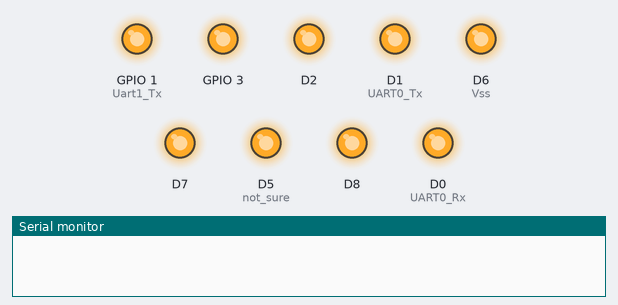
The sketch below on a simulated ESP8266 (NodeMCU). Parts: output pins drawn as LEDs (lit = HIGH), the last lines printed to the serial monitor.

Above: at 0.5 s.
At 3.5 s:
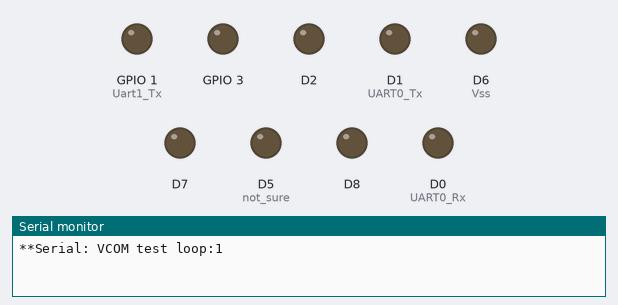
Timing chart, 0 to 4.6 s (numbered marks = the images above):
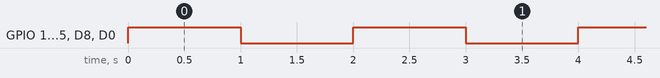

The sketch:

GPIO_NVT_Test.ino
```cpp
void setup() {
  // put your setup code here, to run once:
  //pinMode(LED_BUILTIN, OUTPUT);

  pinMode(D0, OUTPUT);//UART0_Rx
  pinMode(D1, OUTPUT);//UART0_Tx
  pinMode(D2, OUTPUT);//
  //pinMode(D3, OUTPUT);//3.6V or 1V
  //pinMode(D4, OUTPUT);//not sure
  //pinMode(D5, OUTPUT);//not sure
  //pinMode(D6, OUTPUT);//Vss
  pinMode(D7, OUTPUT);
  pinMode(D8, OUTPUT);
  pinMode(D9, OUTPUT);
  pinMode(D10, OUTPUT);//Uart1_Tx
  //pinMode(D11, OUTPUT);//I2C_SDA, pull up
  pinMode(D12, OUTPUT);
  pinMode(D13, OUTPUT);//Uart1_Rx
  //pinMode(D14, OUTPUT);//?
  //pinMode(D15, OUTPUT);//?
  //pinMode(D16, OUTPUT);//?
  //pinMode(D17, OUTPUT);//?
  //pinMode(D18, OUTPUT);//?
  //pinMode(D19, OUTPUT);//?


  Serial.begin(9600);//VCOM
}

int kk=0;
void loop() {
  // put your main code here, to run repeatedly:
  //digitalWrite(LED_BUILTIN, HIGH);  // turn the LED on (HIGH is the voltage level)
  digitalWrite(D0, HIGH);
  digitalWrite(D1, HIGH);
  digitalWrite(D2, HIGH);
  digitalWrite(D7, HIGH);
  digitalWrite(D8, HIGH);
  digitalWrite(D9, HIGH);
  digitalWrite(D10, HIGH);
  digitalWrite(D12, HIGH);
  digitalWrite(D13, HIGH);

  delay(1000);                      // wait for a second
  //digitalWrite(LED_BUILTIN, LOW);   // turn the LED off by making the voltage LOW
  digitalWrite(D0, LOW);
  digitalWrite(D1, LOW);
  digitalWrite(D2, LOW);
  digitalWrite(D7, LOW);
  digitalWrite(D8, LOW);
  digitalWrite(D9, LOW);
  digitalWrite(D10, LOW);
  digitalWrite(D12, LOW);
  digitalWrite(D13, LOW);

  delay(1000);                      // wait for a second

  if(kk<100)kk++;
  else kk=0;
  Serial.print("**Serial: VCOM test loop:");
  Serial.println(kk, DEC);
}
```

Measured:
- by itself, GPIO 1 (Uart1_Tx), GPIO 3, D2, D1 (UART0_Tx), D6 (Vss), D7, D5 (not_sure), D8, D0 (UART0_Rx): alternates HIGH for 1.0 s and LOW for 1.0 s
